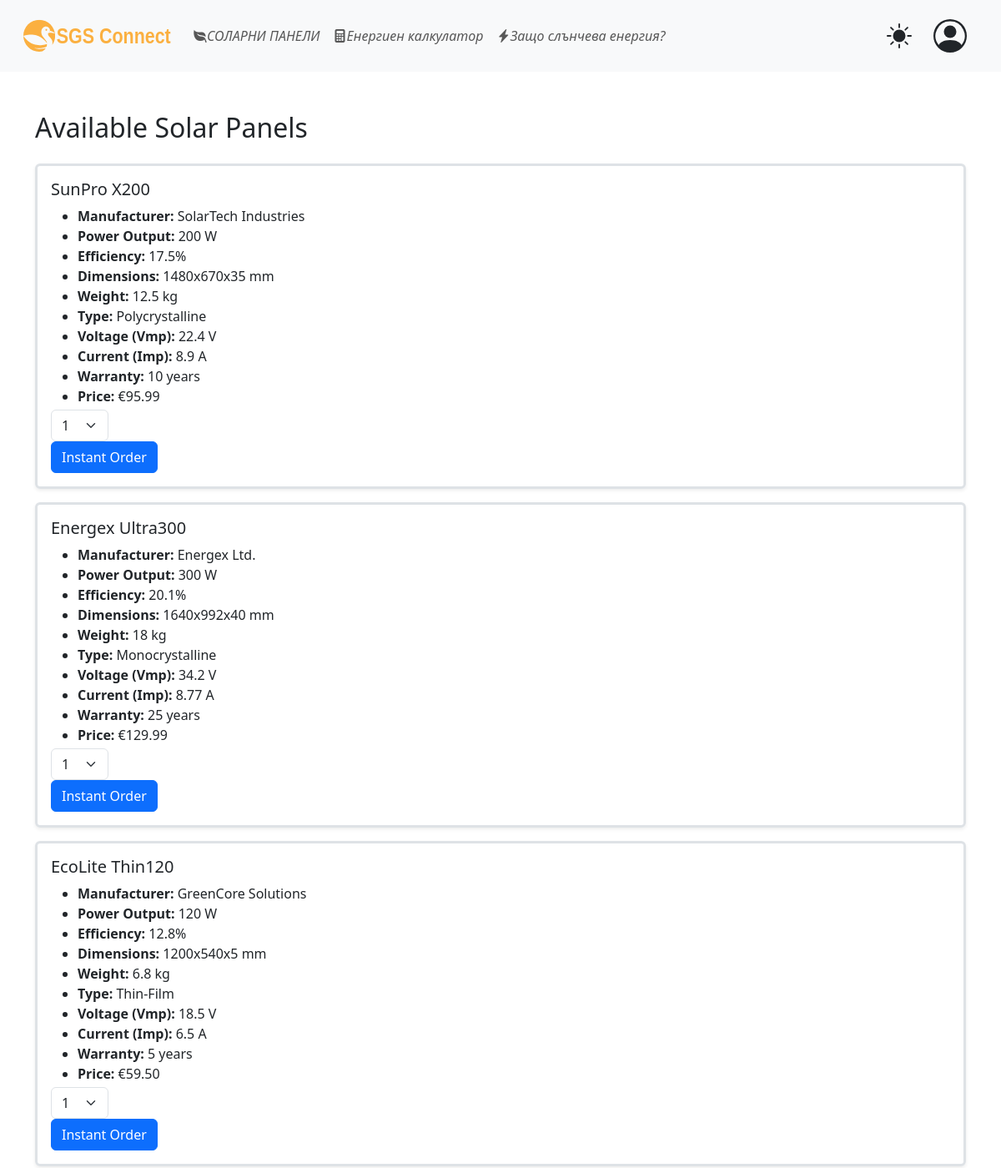
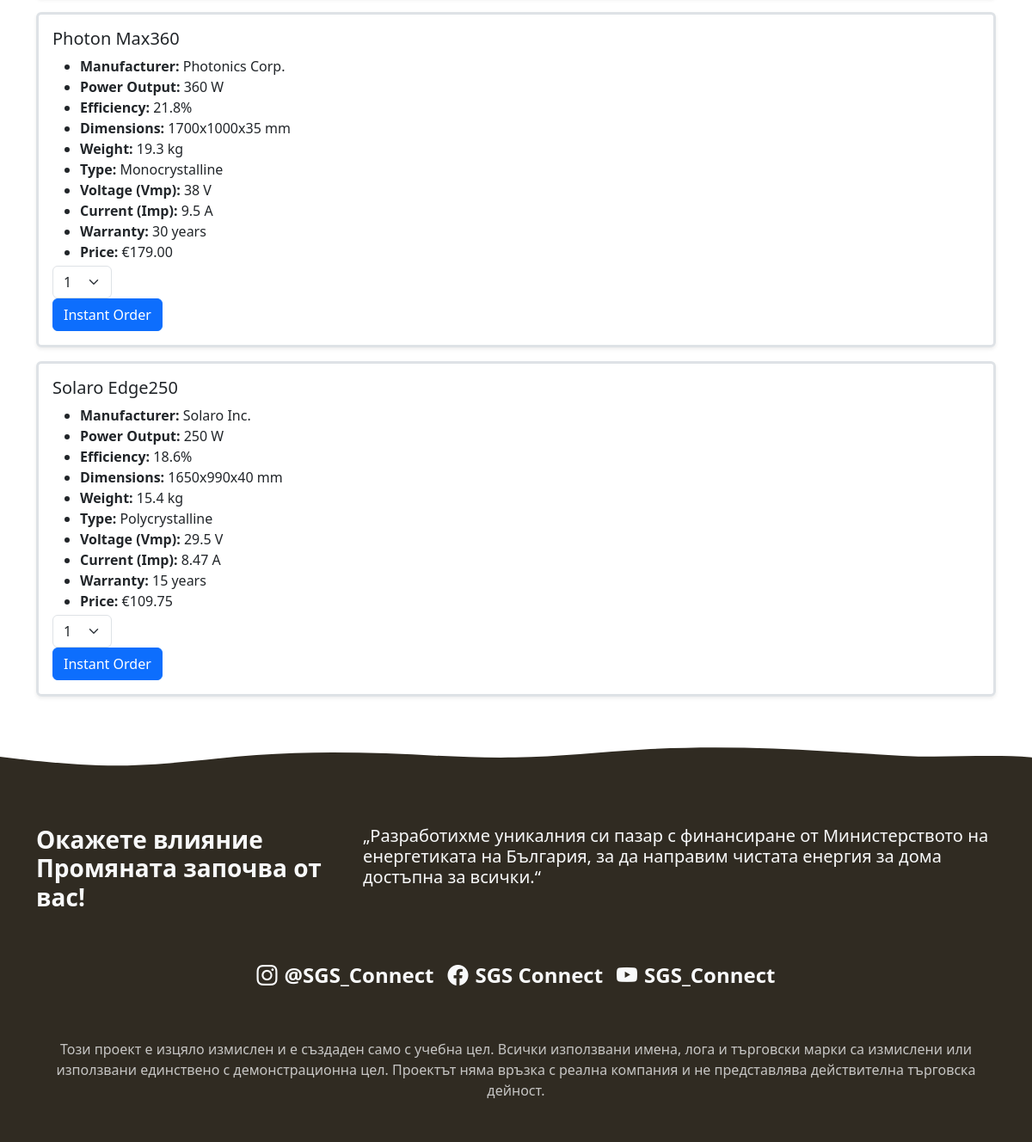
Screenshot of /web/pages/ecalculator.php (signed in) with the database file from the repository (2 pictures, top to bottom).
### tables this page shows
CREATE TABLE `panels` (
  `id` int(11) NOT NULL AUTO_INCREMENT,
  `model_name` varchar(100) DEFAULT NULL,
  `manufacturer` varchar(100) DEFAULT NULL,
  `power_output_w` int(11) DEFAULT NULL,
  `efficiency_percent` float DEFAULT NULL,
  `dimensions_mm` varchar(50) DEFAULT NULL,
  `weight_kg` float DEFAULT NULL,
  `panel_type` varchar(50) DEFAULT NULL,
  `voltage_vmp` float DEFAULT NULL,
  `current_imp` float DEFAULT NULL,
  `price_eur` float DEFAULT NULL,
  `warranty_years` int(11) DEFAULT NULL,
  `image_url` varchar(255) DEFAULT NULL,
  PRIMARY KEY (`id`)
);

### web/components/panel.php (the view, shortened to what this page needs)
<div class="border border-3 rounded p-3 my-3 shadow-sm">
  <h5><?= htmlspecialchars($panel['model_name']) ?></h5>
  <ul class="mb-1">
    <li><strong>Manufacturer:</strong> <?= htmlspecialchars($panel['manufacturer']) ?></li>
    <li><strong>Power Output:</strong> <?= $panel['power_output_w'] ?> W</li>
    <li><strong>Efficiency:</strong> <?= $panel['efficiency_percent'] ?>%</li>
    <li><strong>Dimensions:</strong> <?= htmlspecialchars($panel['dimensions_mm']) ?> mm</li>
    <li><strong>Weight:</strong> <?= $panel['weight_kg'] ?> kg</li>
    <li><strong>Type:</strong> <?= htmlspecialchars($panel['panel_type']) ?></li>
    <li><strong>Voltage (Vmp):</strong> <?= $panel['voltage_vmp'] ?> V</li>
    <li><strong>Current (Imp):</strong> <?= $panel['current_imp'] ?> A</li>
    <li><strong>Warranty:</strong> <?= $panel['warranty_years'] ?> years</li>
    <li><strong>Price:</strong> €<?= number_format($panel['price_eur'], 2) ?></li>
  </ul>
  <form action="../send_mail.php" method="get" >
  <select name="quantity" class="form-select w-auto me-2">
    <?php for ($i = 1; $i <= 10; $i++): ?>
      <option value="<?= $i ?>"><?= $i ?></option>
    <?php endfor; ?>
    </select>
  <button type="submit" name="submit" value="1" class="btn btn-primary">Instant Order</button>
</form>
</div>

### web/pages/ecalculator.php (shortened to what this page needs)
<!doctype html>
<html lang="en">
  <head>
    <link rel="stylesheet" href="../css/style.css">
    <link href="https://cdn.jsdelivr.net/npm/bootstrap-icons/font/bootstrap-icons.css" rel="stylesheet">
    <link href="https://cdn.jsdelivr.net/npm/bootstrap@5.3.5/dist/css/bootstrap.min.css" rel="stylesheet">
  </head>
  <body>
    <nav class="sticky-top fixed-top">
      <?php include '../components/navbar.php'; ?>
    </nav>
    <main>
      <?php
      require_once '../config.php';
      $result = $conn->query("SELECT * FROM panels");
      $panels = $result->fetch_all(MYSQLI_ASSOC);
      ?>
      <div class="container my-5">
        <h2 class="mb-4">Available Solar Panels</h2>
        <?php foreach ($panels as $panel): ?>
          <?php include '../components/panel.php'; ?>
        <?php endforeach; ?>
      </div>
    </main>
    <footer>
      <?php include '../components/footer.php'; ?>
    </footer>
  </body>
</html>

### web/components/navbar.php (shortened to what this page needs)
<section class="navbar navbar-expand-lg p-lg-3 p-2 bg-body-tertiary">
  <div class="container-fluid d-flex justify-content-between">
    <a href="./index.php" class="navbar-brand">
      <img src="../assets/SGS_Connect.svg" alt="Bootstrap" width="180" height="40" class="mr-5">
    </a>
    <div class="collapse navbar-collapse" id="navbarSupportedContent">
      <ul class="navbar-nav me-auto mb-2 mb-lg-0 text-center">
        <li class="nav-item">
          <a class="nav-link" aria-current="page" href="./ecalculator.php"><i class="bi bi-leaf-fill">СОЛАРНИ ПАНЕЛИ</i></a>
        </li>
        <li class="nav-item">
          <a class="nav-link" href="https://powercalculator.ibc-solar.com/"><i class="bi bi-calculator-fill">Енергиен калкулатор</i></a>
        </li>
        <li class="nav-item">
          <a class="nav-link" href="./whysolar.php"><i class="bi bi-lightning-charge-fill">Защо слънчева енергия?</i></a>
        </li>
      </ul>
      <div class="d-flex justify-content-between">
        <button id="themeToggleBtn" class="btn">
        </button>
        <?php if (isset($_SESSION['user'])): ?>
          <a href="./account.php" class="btn" id="accountBtn">
        <?php else: ?>
          <a href="./login.php" class="btn" id="accountBtn">
        <?php endif; ?>
        </a>
      </div>
    </div>
  </div>
</section>

### web/components/footer.php
<section id="contact" class="text-light">
    <img src="../assets/wave.svg" class="d-none d-sm-block" alt="">
    <div class="bg-footer">
        <div class="container py-5">
        <div class="row">
            <h3 class="fw-bold col-md-4">Окажете влияние</br>
            Промяната започва от вас!</h3>
            <h5 class="col-md-8">„Разработихме уникалния си пазар с финансиране от Министерството на енергетиката на България, за да направим чистата енергия за дома достъпна за всички.“</h5>
        </div>
        <ul class="list-unstyled d-flex flex-column flex-md-row justify-content-center align-items-center fw-bold my-5">
            <li class="me-md-3 mb-2">
            <a href="https://www.instagram.com" target="_blank" class="text-light link-underline  link-underline-opacity-0 instagram fs-4">
                <i class="bi bi-instagram me-2"></i>@SGS_Connect
            </a>
            </li>
            <li class="me-md-3 mb-2">
            <a href="https://www.facebook.com" target="_blank" class="text-light link-underline  link-underline-opacity-0 facebook fs-4">
                <i class="bi bi-facebook me-2"></i>SGS Connect
            </a>
            </li>
            <li class="mb-2">
            <a href="https://www.youtube.com" target="_blank" class="text-light link-underline  link-underline-opacity-0 youtube fs-4">
                <i class="bi bi-youtube me-2"></i>SGS_Connect
            </a>
            </li>
        </ul>
        <div class="text-center">
            <p class="mb-0 text-light opacity-75">
            Този проект е изцяло измислен и е създаден само с учебна цел. Всички използвани имена, лога и търговски марки са измислени или използвани единствено с демонстрационна цел. Проектът няма връзка с реална компания и не представлява действителна търговска дейност.
            </p>
        </div>
        </div>
    </div>
</section>

### web/css/style.css (style rules this page uses)
.bg-footer { background: rgba(48, 43, 34, 1); }
#iconLight, #iconDark { display: none; }
[data-bs-theme="light"] #iconLight { display: inline; }

### rows the page displays
panels: model_name "SunPro X200", manufacturer "SolarTech Industries", power_output_w "200", efficiency_percent "17.5", dimensions_mm "1480x670x35", weight_kg "12.5", panel_type "Polycrystalline", voltage_vmp "22.4", current_imp "8.9", warranty_years "10", price_eur "95.99"
panels: model_name "Energex Ultra300", manufacturer "Energex Ltd.", power_output_w "300", efficiency_percent "20.1", dimensions_mm "1640x992x40", weight_kg "18", panel_type "Monocrystalline", voltage_vmp "34.2", current_imp "8.77", warranty_years "25", price_eur "129.99"
panels: model_name "EcoLite Thin120", manufacturer "GreenCore Solutions", power_output_w "120", efficiency_percent "12.8", dimensions_mm "1200x540x5", weight_kg "6.8", panel_type "Thin-Film", voltage_vmp "18.5", current_imp "6.5", warranty_years "5", price_eur "59.50"
panels: model_name "Photon Max360", manufacturer "Photonics Corp.", power_output_w "360", efficiency_percent "21.8", dimensions_mm "1700x1000x35", weight_kg "19.3", panel_type "Monocrystalline", voltage_vmp "38", current_imp "9.5", warranty_years "30", price_eur "179.00"
panels: model_name "Solaro Edge250", manufacturer "Solaro Inc.", power_output_w "250", efficiency_percent "18.6", dimensions_mm "1650x990x40", weight_kg "15.4", panel_type "Polycrystalline", voltage_vmp "29.5", current_imp "8.47", warranty_years "15", price_eur "109.75"

### other values shown
form field quantity "1"
